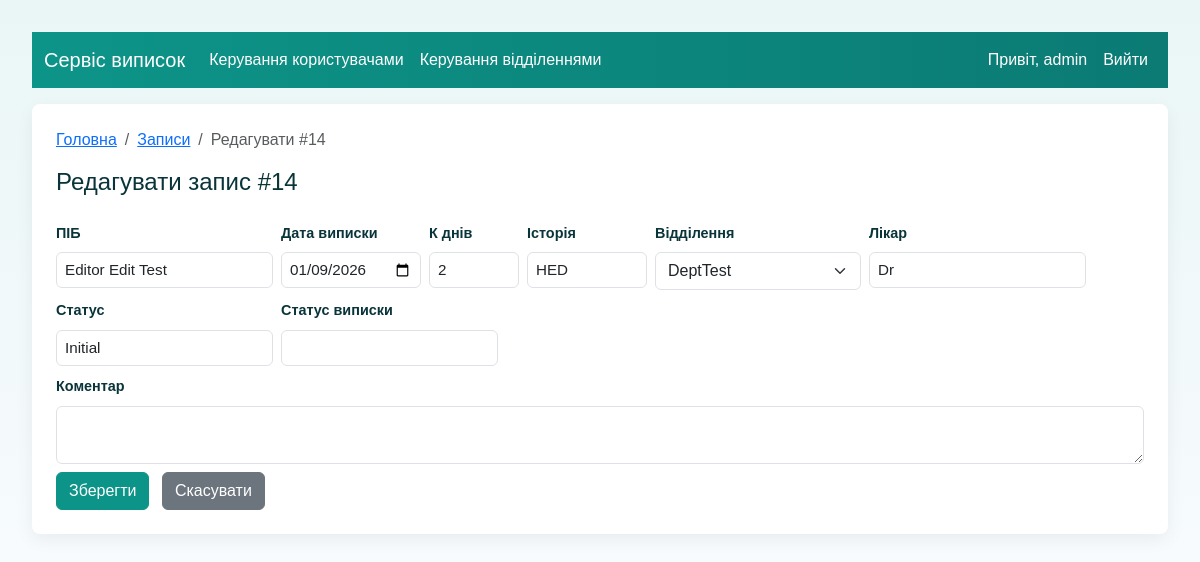
/records/14/edit?discharge_status=&treating_physician=&history= (signed in), run on the app's committed database.
### models.py (models this page shows, shortened)
class User(UserMixin, db.Model):
    __tablename__ = 'users'
    id = db.Column(db.Integer, primary_key=True)
    username = db.Column(db.String(80), unique=True, nullable=False)
    password_hash = db.Column(db.String(128), nullable=False)
    role = db.Column(db.String(20), nullable=False, default='operator')  # operator/editor/admin
    records = db.relationship('Record', backref='creator', lazy=True)

class Record(db.Model):
    __tablename__ = 'records'
    id = db.Column(db.Integer, primary_key=True)
    date_of_discharge = db.Column(db.Date, nullable=True)  # "дата_виписки"
    full_name = db.Column(db.String(200), nullable=False)  # "ПІБ"
    discharge_department = db.Column(db.String(200), nullable=True)  # "відділення_виписки"
    treating_physician = db.Column(db.String(200), nullable=True)  # "лікуючий_лікар"
    history = db.Column(db.Text, nullable=True)  # "історія"
    k_days = db.Column(db.Integer, nullable=True)  # "к_днів"
    discharge_status = db.Column(db.String(200), nullable=True)  # "статус_виписки"
    status = db.Column(db.String(200), nullable=True)
    date_of_death = db.Column(db.Date, nullable=True)  # "дата_смерті"
    comment = db.Column(db.Text, nullable=True)  # "коментар"
    created_by = db.Column(db.Integer, db.ForeignKey('users.id'), nullable=True)
    created_at = db.Column(db.DateTime, default=datetime.utcnow)

class Department(db.Model):
    __tablename__ = 'departments'
    id = db.Column(db.Integer, primary_key=True)
    name = db.Column(db.String(200), nullable=False, unique=True)
    created_at = db.Column(db.DateTime, default=datetime.utcnow)

### app.py (the view, shortened to what this page needs)
    @app.route('/records/<int:record_id>/edit', methods=['GET', 'POST'])
    @role_required('editor')
    def edit_record(record_id):
        r = Record.query.get_or_404(record_id)
        departments = Department.query.order_by(Department.name).all()
        return render_template('edit_record.html', r=r, selected_status=request.args.get('discharge_status', ''), selected_physician=request.args.get('treating_physician', ''), history_q=request.args.get('history', ''), departments=departments)

### templates/edit_record.html (shortened to what this page needs)
{% extends "base.html" %}
{% block breadcrumbs %}
  <li class="breadcrumb-item"><a href="{{ url_for('index') }}">Записи</a></li>
  <li class="breadcrumb-item active" aria-current="page">Редагувати #{{ r.id }}</li>
{% endblock %}
{% block content %}
  <h1 class="h4">Редагувати запис #{{ r.id }}</h1>
  <form method="post" class="mt-3 row g-2 form-compact">
    <div class="col-auto">
      <label class="form-label">ПІБ</label>
      <input class="form-control input-name" name="full_name" value="{{ r.full_name }}" maxlength="50" required>
    </div>
    <div class="col-auto">
      <label class="form-label">Дата виписки</label>
      <input class="form-control date-input" name="date_of_discharge" type="date" value="{{ r.date_of_discharge.strftime('%Y-%m-%d') if r.date_of_discharge else '' }}" required>
    </div>
    <div class="col-auto">
      <label class="form-label">К днів</label>
      <input class="form-control input-xsmall" name="k_days" type="number" min="0" value="{{ r.k_days or 0 }}" required>
    </div>
    <div class="col-auto">
      <label class="form-label">Історія</label>
      <input class="form-control input-history" name="history" maxlength="6" value="{{ r.history or '' }}" required>
    </div>
    <div class="col-auto">
      <label class="form-label">Відділення</label>
      <select class="form-select input-medium" name="discharge_department" required>
        {% for d in departments %}
          <option value="{{ d.name }}" {% if d.name == (r.discharge_department or '') %}selected{% endif %}>{{ d.name }}</option>
        {% endfor %}
      </select>
    </div>
    <div class="col-auto">
      <label class="form-label">Лікар</label>
      <input class="form-control input-medium" name="treating_physician" value="{{ r.treating_physician or '' }}" required>
    </div>
    <div class="col-auto">
      <label class="form-label">Статус</label>
      <input id="status" class="form-control input-medium" name="status" value="{{ r.status or '' }}">
    </div>
    <div class="col-auto">
      <label class="form-label">Статус виписки</label>
      <input class="form-control input-medium" name="discharge_status" value="{{ r.discharge_status or '' }}" required>
    </div>
    <div class="col-12">
      <label class="form-label">Коментар</label>
      <textarea class="form-control" name="comment" rows="2">{{ r.comment or '' }}</textarea>
    </div>
    <div class="col-12">
      <button class="btn btn-primary" type="submit">Зберегти</button>
      <a class="btn btn-secondary ms-2" href="{{ url_for('index') }}">Скасувати</a>
    </div>
  </form>
{% endblock %}

### templates/base.html (shortened to what this page needs)
<!doctype html>
<html lang="uk">
<head>
  <link href="https://cdn.jsdelivr.net/npm/bootstrap@5.3.0/dist/css/bootstrap.min.css" rel="stylesheet">
  <link rel="stylesheet" href="{{ url_for('static', filename='style.css') }}">
</head>
<body>
  <nav class="navbar navbar-expand-lg navbar-dark navbar-medical mb-3">
    <div class="container-fluid">
      <a class="navbar-brand" href="{{ url_for('index') }}">Сервіс виписок</a>
      <div class="collapse navbar-collapse">
        <ul class="navbar-nav me-auto mb-2 mb-lg-0">
          {% if current_user.is_authenticated %}
            {% if current_user.role == 'admin' %}
              <li class="nav-item"><a class="nav-link" href="{{ url_for('admin_users') }}">Керування користувачами</a></li>
              <li class="nav-item"><a class="nav-link" href="{{ url_for('admin_departments') }}">Керування відділеннями</a></li>
            {% endif %}
          {% endif %}
        </ul>
        <ul class="navbar-nav ms-auto">
          {% if current_user.is_authenticated %}
            <li class="nav-item nav-link">Привіт, {{ current_user.username }}</li>
            <li class="nav-item"><a class="nav-link" href="{{ url_for('logout') }}">Вийти</a></li>
          {% endif %}
        </ul>
      </div>
    </div>
  </nav>
  <div class="container">
    <nav aria-label="breadcrumb">
      <ol class="breadcrumb">
        <li class="breadcrumb-item"><a href="{{ url_for('index') }}">Головна</a></li>
        {% block breadcrumbs %}{% endblock %}
      </ol>
    </nav>
    {% block content %}{% endblock %}
  </div>
</body>
</html>

### static/style.css (style rules this page uses)
body { font-family: Arial, sans-serif; margin: 2rem; background: #f7f7f7; }
.container { background: #fff; padding: 1.5rem; border-radius: 6px; box-shadow: 0 2px 6px rgba(0,0,0,0.06); }
body { background: linear-gradient(180deg, #eaf6f6 0%, #f7fbfd 100%); color: #08343a; }
.navbar-medical { background: linear-gradient(90deg,#0d9488,#0b7b74); }
.navbar-medical .navbar-brand, .navbar-medical .nav-link { color: #fff !important; }
.container { background: #ffffff; padding: 1.5rem; border-radius: 8px; box-shadow: 0 6px 18px rgba(10,20,20,0.06); }
.form-compact .form-control { padding: .35rem .5rem; font-size: .95rem; }
.form-compact .form-label { font-size: .9rem; font-weight:600; }
.input-xsmall { max-width: 90px; }
.input-medium { max-width: 320px; }
.input-name { max-width: 520px; }
.input-history { max-width: 120px; }
.date-input { max-width: 140px; }
.btn-primary { background-color: #0d9488; border-color: #0d9488; }

### data on the page
User: username "admin"
Record: id "14", full_name "Editor Edit Test", date_of_discharge "01/09/2026", k_days "2", history "HED", discharge_department "DeptTest", treating_physician "Dr", status "Initial"
